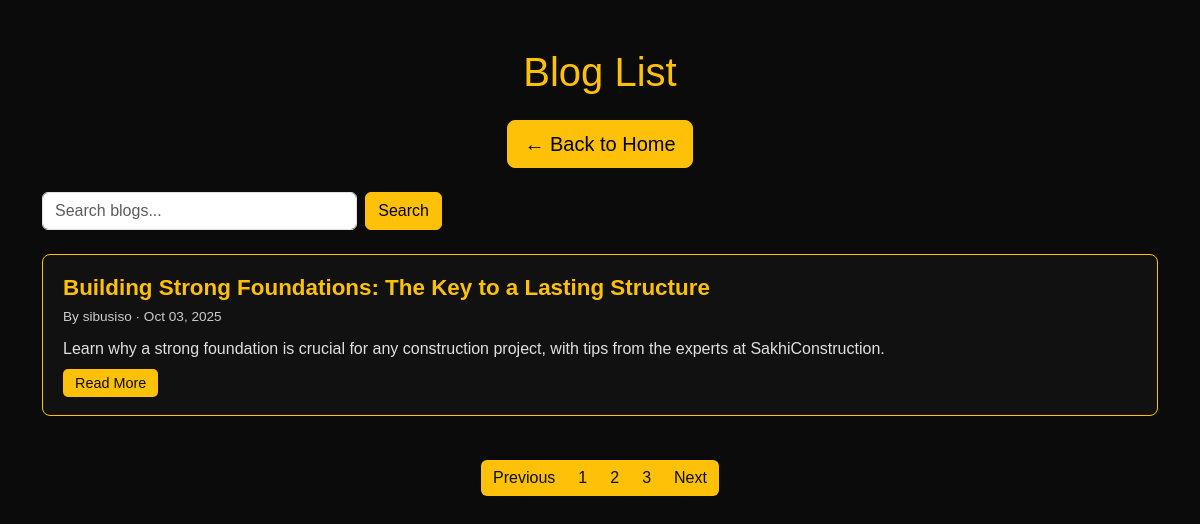
The page /blog/page/3/ on the database its author committed.
### blog/models.py (models this page shows, shortened)
class Post(models.Model):
    image = models.ImageField(upload_to='posts/', default='construction.jpg')
    title = models.CharField(max_length=200)
    slug = models.SlugField(max_length=200, unique=False ,  blank=True)
    description = models.TextField(default='No description available.')
    content = RichTextField()
    author = models.ForeignKey(User, on_delete=models.CASCADE)
    created_at = models.DateTimeField(auto_now_add=True)

### blog/views.py (the view)
# urls.py: path('', BlogListView.as_view(), name='blog_list'),
class BlogListView(ListView):
    template_name = "blog_list.html"
    paginate_by = 5
    model = Post
    context_object_name = 'posts'
    ordering = ['-created_at']
    def get_queryset(self):
        qs = super().get_queryset()
        query = self.request.GET.get('q')
        if query:
            qs = qs.filter(title__icontains=query)
        return qs.order_by('-created_at')

### templates/blog_list.html (shortened to what this page needs)
{% load static %}
<!DOCTYPE html>
<html lang="en">
<head>
  <link href="https://cdn.jsdelivr.net/npm/bootstrap@5.3.3/dist/css/bootstrap.min.css" rel="stylesheet">
  <link rel="stylesheet" href="{% static 'styles/main.css' %}">
</head>
<body>
  <div class="container py-5">
    <h1 class="text-center mb-4">Blog List</h1>
    <div class="text-center mb-4">
      <a href="{% url 'home' %}" class="btn btn-warning btn-lg">← Back to Home</a>
    </div>
    <form class="d-flex justify-content-center search-bar mb-4" action="{% url 'blog_search' %}" method="get">
      <input class="form-control me-2" type="search" name="q" placeholder="Search blogs..." aria-label="Search">
      <button class="btn btn-warning" type="submit">Search</button>
    </form>
    <div class="row">
      {% for post in posts %}
        <div class="col-12">
          <div class="blog-card">
            <h2 class="blog-title">{{ post.title }}</h2>
            <p class="blog-meta">By {{ post.author }} · {{ post.created_at|date:"M d, Y" }}</p>
            <p class="blog-content">{{ post.description|truncatewords:30 }}</p>
            <a href="{% url 'blog_post' post.slug %}" class="blog-btn">Read More</a>
          </div>
        </div>
      {% empty %}
        <div class="col-12">
          <p class="text-center text-light">No blog posts found.</p>
        </div>
      {% endfor %}
    </div>
    {% if is_paginated %}
    <nav aria-label="Blog pagination">
      <ul class="pagination justify-content-center mt-4">
        {% if page_obj.has_previous %}
          <li class="page-item">
            <a class="page-link" href="?page={{ page_obj.previous_page_number }}" aria-label="Previous">Previous</a>
          </li>
        {% else %}
          <li class="page-item disabled"><a class="page-link" href="#" tabindex="-1" aria-disabled="true">Previous</a></li>
        {% endif %}
        {% for num in paginator.page_range %}
          {% if page_obj.number == num %}
            <li class="page-item active"><span class="page-link">{{ num }}</span></li>
          {% else %}
            <li class="page-item"><a class="page-link" href="?page={{ num }}">{{ num }}</a></li>
          {% endif %}
        {% endfor %}
        {% if page_obj.has_next %}
          <li class="page-item">
            <a class="page-link" href="?page={{ page_obj.next_page_number }}" aria-label="Next">Next</a>
          </li>
        {% else %}
          <li class="page-item disabled"><a class="page-link" href="#" tabindex="-1" aria-disabled="true">Next</a></li>
        {% endif %}
      </ul>
    </nav>
    {% endif %}
  </div>
</body>
</html>

### templates/blog_list.html (style rules this page uses)
body { background-color: #0B0B0B; color: #ffc107; font-family: Arial, sans-serif; }
.blog-card { background: #111; border: 1px solid #ffc107; border-radius: 8px; padding: 20px; margin-bottom: 20px; }
.blog-title { font-size: 1.4rem; font-weight: bold; margin-bottom: 5px; }
.blog-meta { font-size: 0.85rem; color: #ccc; margin-bottom: 10px; }
.blog-content { font-size: 1rem; color: #e0e0e0; margin-bottom: 10px; }
.blog-btn { background-color: #ffc107; color: #0B0B0B; border: none; padding: 6px 12px; border-radius: 5px; text-decoration: none; font-size: 0.9rem; }
.pagination .page-link { background-color: #ffc107; color: #0B0B0B; border: none; }
.search-bar { max-width: 400px; margin-bottom: 30px; }

### rows shown on the page
Post: title "Building Strong Foundations: The Key to a Lasting Structure", author "sibusiso", created_at "Oct 03, 2025", description "Learn why a strong foundation is crucial for any construction project, with tips from the experts at SakhiConstruction."

### other values the page prints
{{ num }} "1" "2"
{{ num }} "3"
